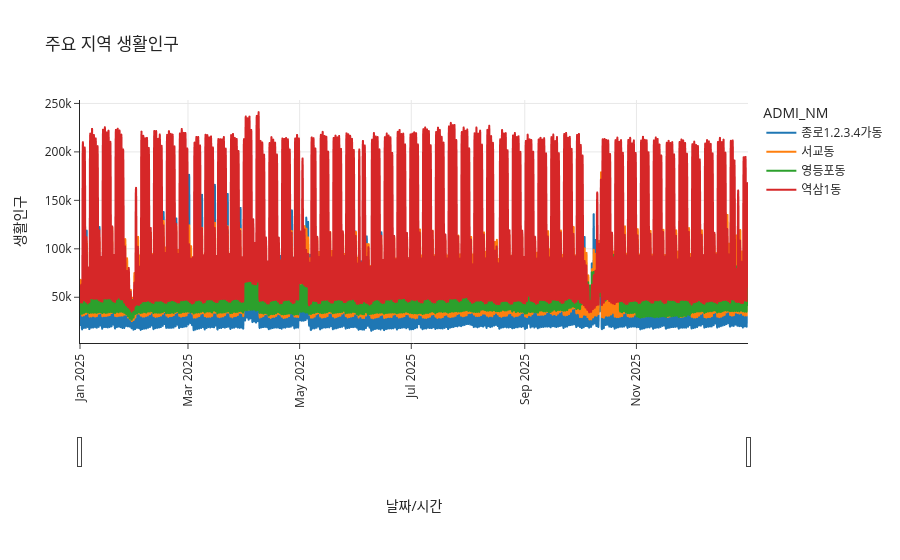

Here is the notebook cell this chart was saved with:
### Code cell
fig = px.line(SPOP_2025_ADM_ct, 
              x = 'DATETIME', 
              y = 'SPOP', 
              labels = {'DATETIME' : '날짜/시간', 'SPOP' : '생활인구'},
              title = '주요 지역 생활인구',
              color='ADMI_NM',
              # markers = True,
              template="simple_white"
             )

fig.update_yaxes(showgrid=True)
fig.update_xaxes(showgrid=True, tickangle=-90)
fig.update_xaxes(rangeslider_visible=True) # x축 범위를 설정

fig.show()
fig.write_html("html/1_2.html")

### Figure 1 — Plotly figure (JSON) as saved in the notebook; plotly's stock layout.template omitted (floating-point values rounded to 4 significant figures; data arrays with more than 128 entries replaced by an {"elided": "..."} marker saying what was removed)
{"data": [{"hovertemplate": "ADMI_NM=종로1.2.3.4가동<br>날짜/시간=%{x}<br>생활인구=%{y}<extra></extra>", "legendgroup": "종로1.2.3.4가동", "line": {"color": "#1F77B4", "dash": "solid"}, "marker": {"symbol": "circle"}, "mode": "lines", "name": "종로1.2.3.4가동", "showlegend": true, "type": "scattergl", "x": {"elided": "8760 str values"}, "xaxis": "x", "y": {"elided": "8760 float values"}, "yaxis": "y"}, {"hovertemplate": "ADMI_NM=서교동<br>날짜/시간=%{x}<br>생활인구=%{y}<extra></extra>", "legendgroup": "서교동", "line": {"color": "#FF7F0E", "dash": "solid"}, "marker": {"symbol": "circle"}, "mode": "lines", "name": "서교동", "showlegend": true, "type": "scattergl", "x": {"elided": "8760 str values"}, "xaxis": "x", "y": {"elided": "8760 float values"}, "yaxis": "y"}, {"hovertemplate": "ADMI_NM=영등포동<br>날짜/시간=%{x}<br>생활인구=%{y}<extra></extra>", "legendgroup": "영등포동", "line": {"color": "#2CA02C", "dash": "solid"}, "marker": {"symbol": "circle"}, "mode": "lines", "name": "영등포동", "showlegend": true, "type": "scattergl", "x": {"elided": "8760 str values"}, "xaxis": "x", "y": {"elided": "8760 float values"}, "yaxis": "y"}, {"hovertemplate": "ADMI_NM=역삼1동<br>날짜/시간=%{x}<br>생활인구=%{y}<extra></extra>", "legendgroup": "역삼1동", "line": {"color": "#D62728", "dash": "solid"}, "marker": {"symbol": "circle"}, "mode": "lines", "name": "역삼1동", "showlegend": true, "type": "scattergl", "x": {"elided": "8760 str values"}, "xaxis": "x", "y": {"elided": "8760 float values"}, "yaxis": "y"}], "layout": {"legend": {"title": {"text": "ADMI_NM"}, "tracegroupgap": 0}, "title": {"text": "주요 지역 생활인구"}, "xaxis": {"anchor": "y", "domain": [0, 1], "rangeslider": {"visible": true}, "showgrid": true, "tickangle": -90, "title": {"text": "날짜/시간"}}, "yaxis": {"anchor": "x", "domain": [0, 1], "showgrid": true, "title": {"text": "생활인구"}}}}
